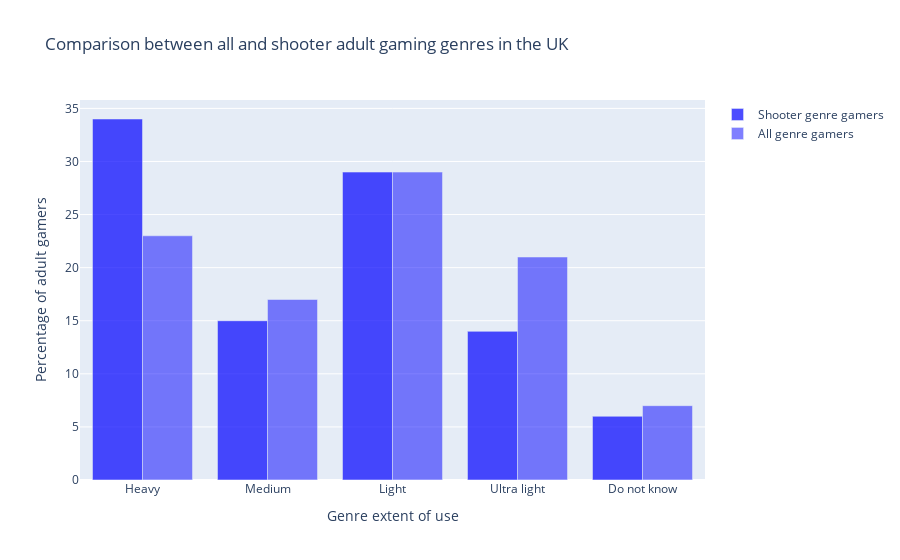

The code cell stored with this chart in its notebook:
### Code cell
X = ['Heavy','Medium','Light','Ultra light', 'Do not know']

# Create traces
trace1 = go.Bar(
    x=X,
    y=game_genre_shooter,
    name='Shooter genre gamers',
    marker=dict(color='rgba(0, 0, 255, 0.7)'),  
)

trace2 = go.Bar(
    x=X,
    y=game_genre_all,
    name='All genre gamers',
    marker=dict(color='rgba(0, 0, 255, 0.5)'), 
)

data = [trace1, trace2]

# Create layout
layout = go.Layout(
    title='Comparison between all and shooter adult gaming genres in the UK',
    xaxis=dict(title='Genre extent of use'),
    yaxis=dict(title='Percentage of adult gamers'),
    barmode='group'
)

# Create figure
fig = go.Figure(data=data, layout=layout)

# Show the figure
fig.show()

### Figure 1 — Plotly figure (JSON) as saved in the notebook; plotly's stock layout.template omitted (floating-point values rounded to 4 significant figures)
{"data": [{"marker": {"color": "rgba(0, 0, 255, 0.7)"}, "name": "Shooter genre gamers", "type": "bar", "x": ["Heavy", "Medium", "Light", "Ultra light", "Do not know"], "y": [34, 15, 29, 14, 6]}, {"marker": {"color": "rgba(0, 0, 255, 0.5)"}, "name": "All genre gamers", "type": "bar", "x": ["Heavy", "Medium", "Light", "Ultra light", "Do not know"], "y": [23, 17, 29, 21, 7]}], "layout": {"barmode": "group", "title": {"text": "Comparison between all and shooter adult gaming genres in the UK"}, "xaxis": {"title": {"text": "Genre extent of use"}}, "yaxis": {"title": {"text": "Percentage of adult gamers"}}}}
